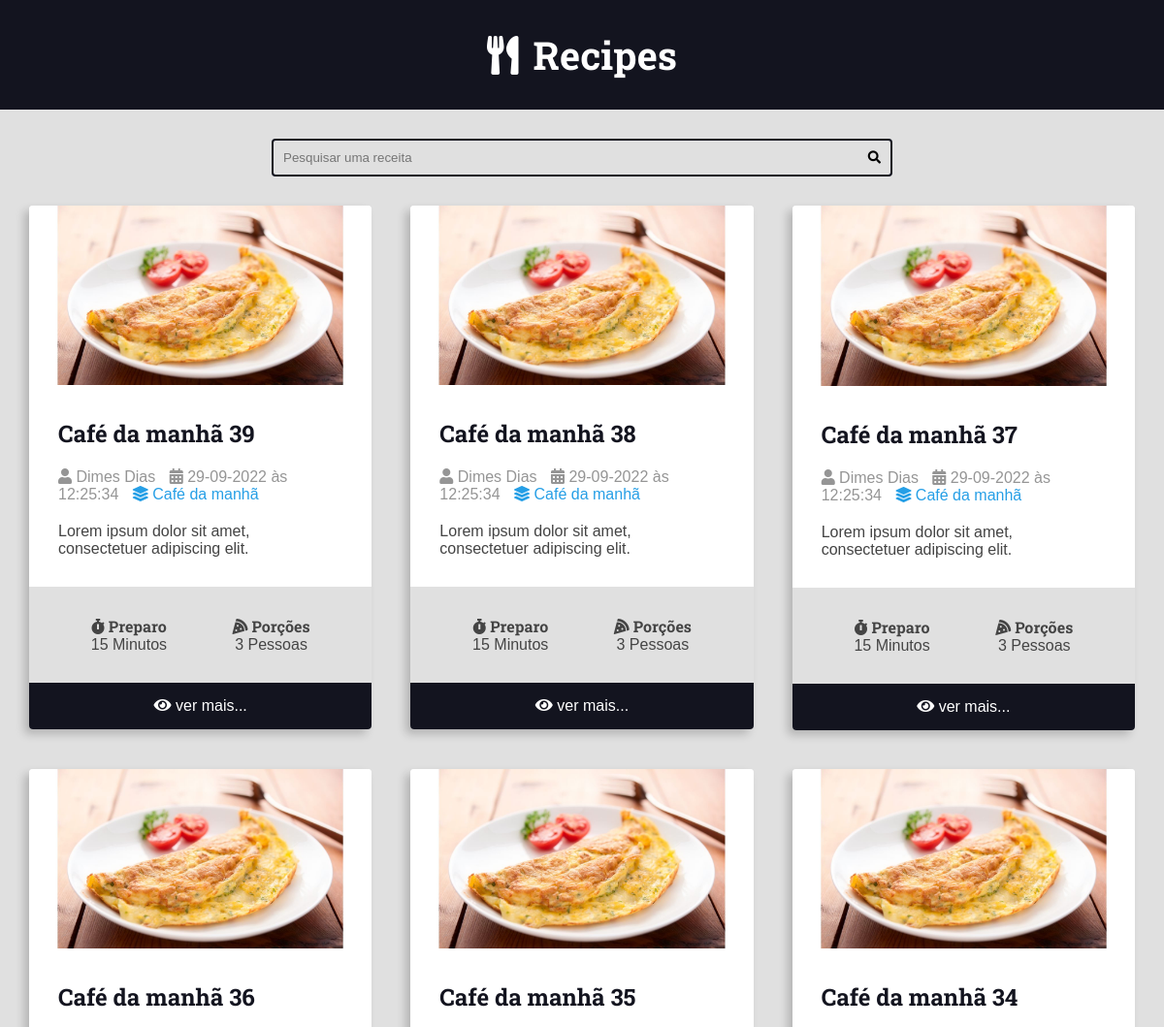
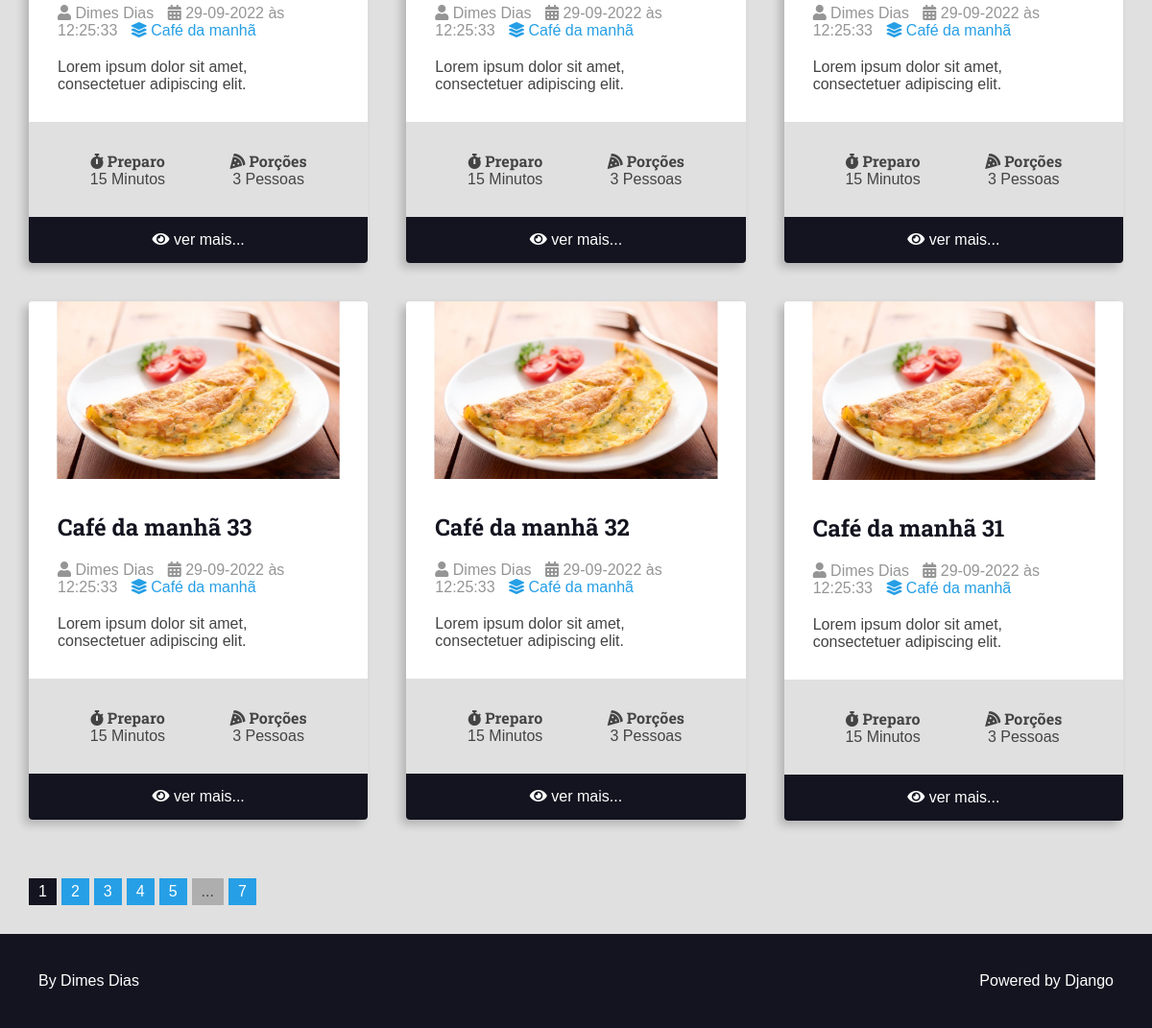
Page /recipes/category/1/ on the committed database (2 pictures, top to bottom).
### recipes/models.py (models this page shows, shortened)
class Recipe(models.Model):
    title = models.CharField(max_length=65, verbose_name='Título')
    description = models.CharField(max_length=165, verbose_name='Descrição')
    slug = models.SlugField(unique=True)
    preparation_time = models.IntegerField(verbose_name='Tempo de preparação')
    preparation_time_unit = models.CharField(
        max_length=65, verbose_name='Unidade do tempo de preparação')
    servings = models.IntegerField(verbose_name='Porções')
    servings_unit = models.CharField(
        max_length=65, verbose_name='Unidade das porções')
    preparation_steps = models.TextField(verbose_name='Etapas de preparação')
    preparation_steps_is_html = models.BooleanField(
        default=False, verbose_name='Etapas de preparação em HTML')
    created_at = models.DateTimeField(auto_now_add=True)
    updated_at = models.DateTimeField(auto_now=True)
    is_published = models.BooleanField(default=False, verbose_name='Publicado')
    cover = models.ImageField(
        upload_to='recipes/covers/%Y/%m/%d/',
        blank=True,
        default='',
        verbose_name='Imagem'
    )
    category = models.ForeignKey(
        Category, on_delete=models.SET_NULL, null=True, blank=True, default=None, verbose_name='Categoria')  # noqa: E501
    author = models.ForeignKey(
        User, on_delete=models.SET_NULL, null=True, verbose_name='Autor')

class Category(models.Model):
    name = models.CharField(max_length=65)

### recipes/views.py (the view)
class RecipeListViewCategory(RecipeListViewBase):
    template_name = 'pages/category.html'
    def get_queryset(self, *args, **kwargs):
        qs = super().get_queryset(*args, **kwargs)
        qs = qs.filter(
            category__id=self.kwargs.get('category_id'),
            is_published=True,
        )
        return qs

### recipes/views.py (called while the page is built)
    def get_queryset(self, *args, **kwargs):
        qs = super().get_queryset(*args, **kwargs)
        qs = qs.filter(
            is_published=True,
        )
        return qs

    def get_context_data(self, *args, **kwargs):
        ctx = super().get_context_data(*args, **kwargs)
        page_obj, pagination_range = make_pagination(
            self.request,
            ctx.get('recipes'),
            PER_PAGES
        )
        ctx.update({
            'recipes': page_obj,
            'pagination_range': pagination_range,
        })
        return ctx

### utils/pagination.py (called while the page is built)
def make_pagination(request, queryset, per_page, qty_pages=5):
    try:
        current_page = int(request.GET.get('page', 1))
    except ValueError:
        current_page = 1
    paginator = Paginator(queryset, per_page)  # qtde de itens por página
    page_obj = paginator.get_page(current_page)    # informa a página corrente
    pagination_range = make_pagination_range(
        paginator.page_range,
        qty_pages,
        current_page,
    )
    return page_obj, pagination_range

### recipes/templates/pages/category.html (shortened to what this page needs)
{% extends 'base/base.html' %}
{% block content %}
<div class="main-content main-content-list container">
    {% for recipe in recipes %}
        {% if recipes|length == 1 %}
            <div style="margin: 0 auto;">
                {% include 'partials/recipe.html' %}
            </div>
        {% else %}
            {% include 'partials/recipe.html' %}
        {% endif %}
    {% endfor %}
</div>
{% endblock content %}

### recipes/templates/partials/recipe.html (shortened to what this page needs)
<div class="recipe recipe-list-item">
    <div class="recipe-cover">
        <a href="{% url 'recipes:recipe' recipe.id %}">
            {% if recipe.cover %}
                <img src="{{ recipe.cover.url }}" alt="Temporário">
            {% else %}
                <img src="/media/recipes/covers/imagem_padrao.jpg" alt="Temporário">
            {% endif %}
        </a>
    </div>
    <div class="recipe-title-container">
        <h2 class="recipe-title">
            <a href="{% url 'recipes:recipe' recipe.id %}">{{ recipe.title }}</a>
        </h2>
    </div>
    <div class="recipe-author">
        {% if not recipe.author is None %}
            <span class="recipe-author-item">
                <i class="fas fa-user"></i>
                {{ recipe.author.first_name }} {{ recipe.author.last_name }}
            </span>
        {% endif %}
        <span class="recipe-author-item">
            <i class="fas fa-calendar-alt"></i>
            {{ recipe.created_at|date:'d-m-Y à\s H:i:s' }}
        </span>
        {% if not recipe.category is None %}
            <span class="recipe-author-item">
                <a href="{% url 'recipes:category' recipe.category.id %}">
                    <i class="fas fa-layer-group"></i>
                    <span>{{ recipe.category.name }}</span>
                </a>
            </span>
        {% endif %}
    </div>
    <div class="recipe-content">
        <p>{{ recipe.description }}</p>
    </div>
    <div class="recipe-meta-container">
        <div class="recipe-meta recipe-preparation">
            <h3 class="recipe-meta-title"><i class="fas fa-stopwatch"></i> Preparo</h3>
            <div class="recipe-meta-text">
                {{ recipe.preparation_time }} {{ recipe.preparation_time_unit }}
            </div>
        </div>
        <div class="recipe-meta recipe-servings">
            <h3 class="recipe-meta-title"><i class="fas fa-pizza-slice"></i> Porções</h3>
            <div class="recipe-meta-text">
                {{ recipe.servings }} {{ recipe.servings_unit }}
            </div>
        </div>
    </div>
    {% if not is_detail_page is True %}
    <footer class="recipe-footer">
        <a class="recipe-read-more button button-dark button-full-width" href="{% url 'recipes:recipe' recipe.id %}">
            <i class="fas fa-eye"></i>
            <span>ver mais...</span>
        </a>
    </footer>
    {% endif %}
</div>

### recipes/static/css/styles.css (style rules this page uses)
:root { --color-primary: #269fe6; --color-primary-hover: #2086c2; --color-primary-dark: #13141f; --color-primary-dark-hover: #212336; --color-primary-light: #d4ecfa; --color-primary-light-hover: #bdd8e7; --color-white: #fff; --color-black: #000; --color-dark-text: #444; --color-info-light: #cce5ff; --color-debug-light: #cce5ff; --color-success-light: #d4edda; --color-alert-light: #fff3cd; --color-warning-light: #fff3cd; --color-error-light: #f8d7da; --color-info-dark: #4d86c4; --color-debug-dark: #4d86c4; --color-success-dark: #4a9c5d; --color-alert-dark: #927f40; --color-warning-dark: #927f40; --color-error-dark: #da525d; --color-gray-0: #f9f9f9; --color-gray-1: #e0e0e0; --color-gray-2: #c7c7c7; --color-gray-3: #aeaeae; --color-gray-4: #959595; --color-gray-5: #7d7d7d; --color-gray-6: #646464; --color-gray-7: #4b4b4b; --color-gray-8: #323232; --color-gray-9: #191919; --font-primary: sans-serif; --font-headings: 'Roboto Slab', serif; --spacing-gutter-medium: 3rem; --spacing-gutter-large: 4rem; }
* { padding: 0; margin: 0; box-sizing: border-box; }
html { font-size: 62.5%; }
body { font-size: 1.6rem; font-family: var(--font-primary); background: var(--color-gray-1); color: var(--color-dark-text); }
h1, h2, h3, h4, h5, h6 { font-family: var(--font-headings); }
img { max-width: 100%; }
a { color: var(--color-primary); text-decoration: none; }
.container { max-width: 144rem; margin: 0 auto; padding: var(--spacing-gutter-medium); }
.main-content { padding-top: 0; }
.main-content-list { display: grid; grid-template-columns: repeat(auto-fit, minmax(340px, 1fr)); gap: var(--spacing-gutter-large) }
.recipe { background: var(--color-white); box-shadow: -5px 5px 10px rgba(0, 0, 0, .2); transform: scale(1); transition: all 300ms ease-in-out; border-radius: .4rem; overflow: hidden; }
.recipe img { width: 100%; }
.recipe-list-item { max-width: 64rem; height: min-content; }
.recipe-title-container { padding: var(--spacing-gutter-medium); padding-bottom: 2rem; }
.recipe-title-container a { text-decoration: none; color: var(--color-primary-dark); }
.recipe-author { padding: 0 var(--spacing-gutter-medium); }
.recipe-content { padding: var(--spacing-gutter-medium); padding-top: 2rem; }
.recipe-author-item { color: var(--color-gray-4); margin-right: 1rem; }
.recipe-author a { color: var(--color-primary); transition: all 300ms ease-in-out; text-decoration: none; }
.recipe-meta-container { display: flex; flex-flow: row wrap; padding: var(--spacing-gutter-medium); background: var(--color-gray-1); }
.recipe-meta { display: flex; flex-flow: column nowrap; flex-shrink: 1; flex-grow: 1; text-align: center; }
.recipe-meta-title { font-size: 1.6rem; }
.recipe-footer a { background: var(--color-primary-dark); display: block; color: var(--color-white); text-decoration: none; text-align: center; padding: 1.5rem var(--spacing-gutter-medium); transition: all 300ms ease-in-out; }

### rows in the picture
Recipe: cover (picture), title "Café da manhã 39", author.first_name "Dimes", author.last_name "Dias", created_at "29-09-2022 às 12:25:34", category.name "Café da manhã", description "Lorem ipsum dolor sit amet, consectetuer adipiscing elit.", preparation_time "15", preparation_time_unit "Minutos", servings "3", servings_unit "Pessoas"
Recipe: cover (picture), title "Café da manhã 38", author.first_name "Dimes", author.last_name "Dias", created_at "29-09-2022 às 12:25:34", category.name "Café da manhã", description "Lorem ipsum dolor sit amet, consectetuer adipiscing elit.", preparation_time "15", preparation_time_unit "Minutos", servings "3", servings_unit "Pessoas"
Recipe: cover (picture), title "Café da manhã 37", author.first_name "Dimes", author.last_name "Dias", created_at "29-09-2022 às 12:25:34", category.name "Café da manhã", description "Lorem ipsum dolor sit amet, consectetuer adipiscing elit.", preparation_time "15", preparation_time_unit "Minutos", servings "3", servings_unit "Pessoas"
Recipe: cover (picture), title "Café da manhã 36", author.first_name "Dimes", author.last_name "Dias", created_at "29-09-2022 às 12:25:33", category.name "Café da manhã", description "Lorem ipsum dolor sit amet, consectetuer adipiscing elit.", preparation_time "15", preparation_time_unit "Minutos", servings "3", servings_unit "Pessoas"
Recipe: cover (picture), title "Café da manhã 35", author.first_name "Dimes", author.last_name "Dias", created_at "29-09-2022 às 12:25:33", category.name "Café da manhã", description "Lorem ipsum dolor sit amet, consectetuer adipiscing elit.", preparation_time "15", preparation_time_unit "Minutos", servings "3", servings_unit "Pessoas"
Recipe: cover (picture), title "Café da manhã 34", author.first_name "Dimes", author.last_name "Dias", created_at "29-09-2022 às 12:25:33", category.name "Café da manhã", description "Lorem ipsum dolor sit amet, consectetuer adipiscing elit.", preparation_time "15", preparation_time_unit "Minutos", servings "3", servings_unit "Pessoas"
Recipe: cover (picture), title "Café da manhã 33", author.first_name "Dimes", author.last_name "Dias", created_at "29-09-2022 às 12:25:33", category.name "Café da manhã", description "Lorem ipsum dolor sit amet, consectetuer adipiscing elit.", preparation_time "15", preparation_time_unit "Minutos", servings "3", servings_unit "Pessoas"
Recipe: cover (picture), title "Café da manhã 32", author.first_name "Dimes", author.last_name "Dias", created_at "29-09-2022 às 12:25:33", category.name "Café da manhã", description "Lorem ipsum dolor sit amet, consectetuer adipiscing elit.", preparation_time "15", preparation_time_unit "Minutos", servings "3", servings_unit "Pessoas"
Recipe: cover (picture), title "Café da manhã 31", author.first_name "Dimes", author.last_name "Dias", created_at "29-09-2022 às 12:25:33", category.name "Café da manhã", description "Lorem ipsum dolor sit amet, consectetuer adipiscing elit.", preparation_time "15", preparation_time_unit "Minutos", servings "3", servings_unit "Pessoas"

### other values in the picture
{{ page }} "1"
{{ page }} "2" "3" "4" "5"
{{ pagination_range.total_pages }} "7"
